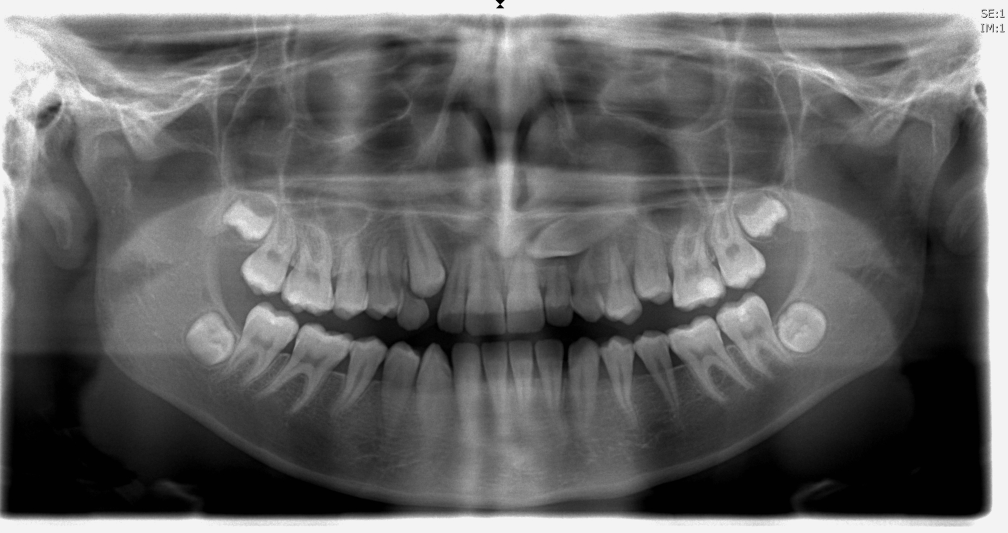
#> input picture _Data/Radiographs/01.tif, 3023 x 1597 px (shown at 1/3 size); its folder holds only this picture in this run
$ python Initial_pose_estimator.py
#> lines starting #> are read from the running program, lines starting #| are printed output that depends on the picture
### FileManager.py

# coding: utf-8

# In[3]:


import os
import glob
import cv2
import matplotlib.pyplot as plt
from scipy.spatial import procrustes
import numpy as np
import Image_preperation as prep

# [9 lines left out: functions pre_pocess, resolution_scale, not called in this run]

def resolution_scale_points(points, scale):
    return np.around(points*scale)

# [11 lines left out: functions resolution_downscale_img, load_radiograph, not called in this run]

def load_tooth(i):
    init = np.load("initial_position.npy")
    return init[0,i,:,:]/0.3

# [17 lines left out: functions load_tooth_of_piece, load_img_piece, show_with_points, not called in this run]


def load_files(dir_images):

    inputList = []

    inputNames = glob.glob(dir_images)

    for inputName in inputNames:

        inputFile = cv2.imread(inputName, 0)
        inputList.append(inputFile)

    return inputList


# [25 lines left out: functions load_landmarks, load_landmarks_std, not called in this run]

def mean_landmarks(landmarks):
    return np.mean(landmarks,0)

# [58 lines left out: functions procrustes_analysis, total_procrustes_analysis, show, show_tooth_points, show_teeth_points, not called in this run]


def load_radiographs():
    dir_radiographs = "_Data\Radiographs\*.tif"
    return load_files(dir_radiographs)
#> in load_files, inputFile is the input picture: shape (1597, 3023); min 0, max 255, mean 100.6


def load_segmentations():
    dir_segmentations = "_Data\Segmentations\*.png"
    return load_files(dir_segmentations)


# In[5]:


# [17 lines that do not run on import are left out]

### Initial_pose_estimator.py

# coding: utf-8

# In[10]:


import cv2
from scipy import interpolate
import matplotlib.pyplot as plt
import FileManager
import Image_preperation as prep
import numpy as np

def intensity_prob(I, max_I, c=1):
    return c*(1-I/max_I)

def position_prob(Y, Yest, Sigma):
    t = (Y - Yest)**2 / (Sigma**2)
    return ( 1 / (np.sqrt(2*np.pi)*Sigma) ) * np.exp(-t)


def gap_valley_img(img, Yest, Sigma, show=True):

    img_copy = np.copy(img)
    h_proj = h_project(img)
    maxI = max(h_proj)
    pIY = np.empty_like(h_proj, dtype= np.float32)

    for Y, I in enumerate(h_proj):
        pI = intensity_prob(I,maxI)
        pY = position_prob(Y, Yest, Sigma)
        pIY[Y] = pI * pY

    gap = np.argmax(pIY)
    if(show):
        cv2.line(img_copy,(0,gap),(img.shape[1],gap),(255,0,0),10)
    #plt.imshow(img_copy)
    #plt.show()

    return np.argmax(pIY), img_copy

def h_project(img):

    h_proj = np.sum(img, axis=1)
    y = np.arange(img.shape[0])
    #plt.plot(h_proj, y)
    #plt.show()
    return h_proj

def img_splits(img, times):

    size, rem = np.divmod(img.shape[1] , times)
    splits = np.arange(0,img.shape[1], size)
    if rem > 0 :
        times += 1

    length = len(splits)
    for i, split in enumerate(splits):
        if i == length - 1:
            yield img[:,split:img.shape[1]-1]
        else:
            yield img[:,split:splits[i+1]]


def gap_splits(img, times, Yest, Sigma):
    splits = img_splits(img, times)
    gaps = np.empty(times+1)
    gap_size = np.empty(times+1)
    new_img = np.empty((img.shape[0],0))
    for i, split in enumerate(splits):
        if(i<4 or times-i < 5)  :
            gaps[i], split_img = gap_valley_img(split, Yest, Sigma, False)
        else:
            gaps[i], split_img = gap_valley_img(split, Yest, Sigma)
        if i == 0:
            gap_size[i] = split_img.shape[0] / 2
        else:
            gap_size[i] = gap_size[i-1] + split_img.shape[0] #laatste gaat niet kloppe
        new_img = np.append(new_img, split_img, axis=1)

    #plt.imshow(new_img)
    #plt.show(new_img)

    return gaps, gap_size, new_img


def interpolate(img, gaps, gap_size):
    f2 = interp1d(gap_size, gaps, kind='cubic')
    plt.plot(gap_size, gaps, '-', gap_size, f2(gap_size), '--')
    #plt.axis((0, img.shape[1], 0, img.shape[0]))
    plt.show()


def interpolate2(img, gaps, gap_size):
    #tck = interpolate.splrep(gap_size, gaps, s=0)
    ynew = interpolate.splev(gap_size, gaps, der=0)
    plt.plot(gap_size, gaps, 'x', gap_size, ynew, '--')
    #plt.axis((0, img.shape[1], 0, img.shape[0]))
    plt.show()


def gap_detection(img):

    h_proj = np.sum(img[:,1250:1750], axis=1)
    y = np.arange(img.shape[0])
    return h_proj, y
#     plt.plot(h_proj, y)
#     plt.show()


def split(img, times):

    size, rem = np.divmod(img.shape[1] , times)
    splits = np.arange(0,img.shape[1], size)
    if rem > 0 :
        times += 1
    img_splitted = np.array((times, img.shape[0], size))
    length = len(splits)
    for i, split in enumerate(splits):
        if i == length - 1:
            img_splitted[i] = img[:,split:img.shape[1]-1
                                 ]
        img_splitted[i] = img[:,split:splits[i+1]]

    return img_splitted


def active_contour_match(img, init):
    snake = active_contour(gaussian(img, 3), init, alpha=0.015, beta=10, gamma=0.001)
    return snake


# In[11]:


if __name__ == "__main__":
    #main

    radiographs = FileManager.load_radiographs()
#> radiographs = 1 item
    radiograph = radiographs[0]
#     plt.imshow(radiograph)
#     plt.show()

    h_proj, y = gap_detection(radiograph)
#> in gap_detection, `h_proj = np.sum(img[:,1250:1750], axis=1)`: h_proj = 1597 values, max 121789 at index 26, min 8395 at index 1010, mean 53429.2
#> y = 1597 values from 0 to 1596

    img = radiograph
    gaps,gap_size, new_img = gap_splits(img, 20, 900, 400)
#> the loop in gap_splits, `for i, split in enumerate(splits):` made 21 passes
#> pass 1, in gap_valley_img, `img_copy = np.copy(img)`:
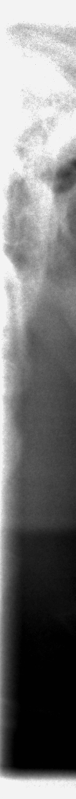
#> img_copy: shape (1597, 151) (shown at 1/2 size); min 0, max 250, mean 119.9
#> pass 2, in gap_valley_img (call 2), `img_copy = np.copy(img)`:
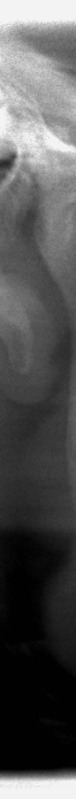
#> img_copy: shape (1597, 151) (shown at 1/2 size); min 0, max 249, mean 82.6
#> pass 2, in gap_splits, `new_img = np.append(new_img, split_img, axis=1)`:
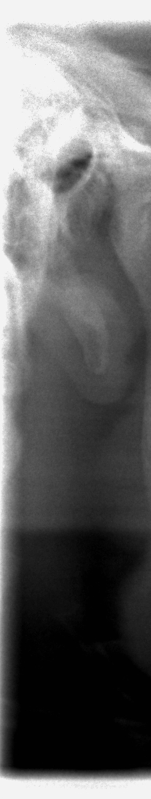
#> new_img: shape (1597, 302) float64 (shown at 1/2 size); min 0, max 250, mean 101.2
# [19 lines of commented-out code are left out]
    fig, ax = plt.subplots(figsize=(5, 7))
    plt.plot(h_proj, y)
    plt.xlim(100000, 0)
    plt.ylim(1596, 0)
    plt.show()
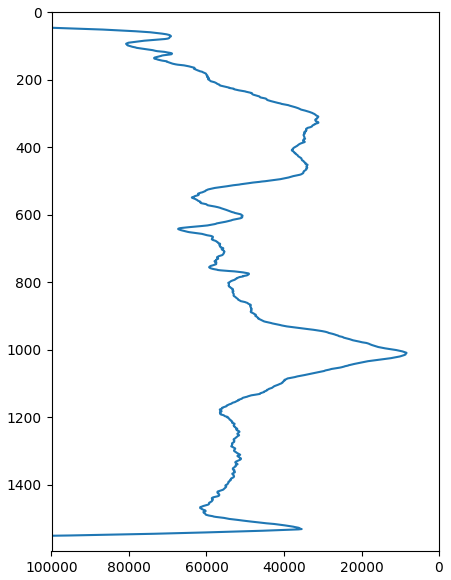
#> figure drawn by matplotlib, 1 panel
#     plt.subplot(1, 2, 2)
    fig, ax = plt.subplots(figsize=(11, 5))
    plt.imshow(new_img)
#     plt.tight_layout()

    plt.show()


# In[19]:


# radiograph.shape

$ run again, on _Data/Radiographs/05.tif
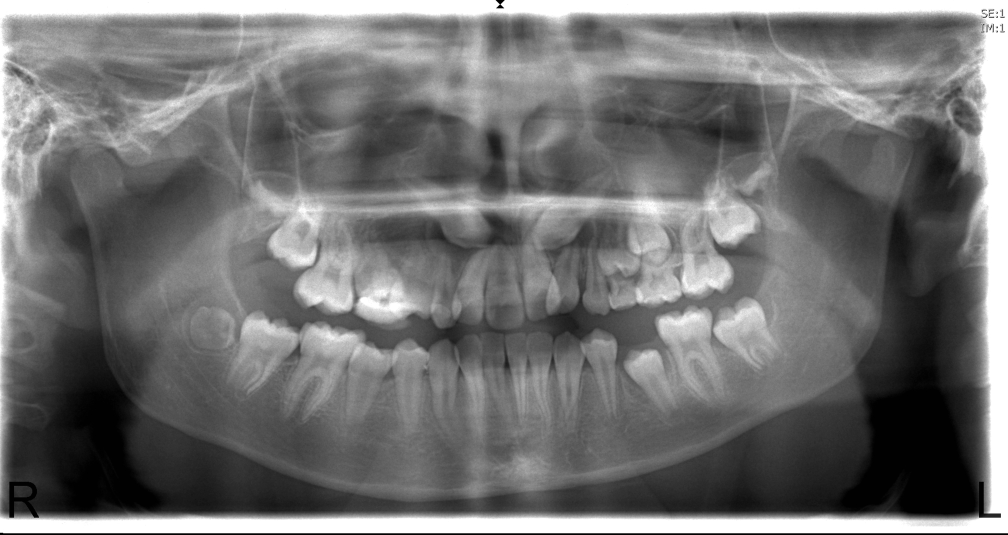
#> input picture _Data/Radiographs/05.tif, 3023 x 1603 px (shown at 1/3 size)
#> in load_files, inputFile is the input picture: shape (1603, 3023); min 0, max 255, mean 114.7
#> radiographs = 1 item
#> in gap_detection, `h_proj = np.sum(img[:,1250:1750], axis=1)`: h_proj = 1603 values, max 127500 at index 1562, min 0 at index 1601, mean 60024
#> `h_proj, y = gap_detection(radiograph)`: y = 1603 values from 0 to 1602
#> the loop in gap_splits, `for i, split in enumerate(splits):` made 21 passes
#> pass 1, in gap_valley_img, `img_copy = np.copy(img)`:
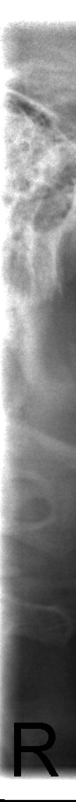
#> img_copy: shape (1603, 151) (shown at 1/2 size); min 0, max 255, mean 135.1
#> `plt.show()`:
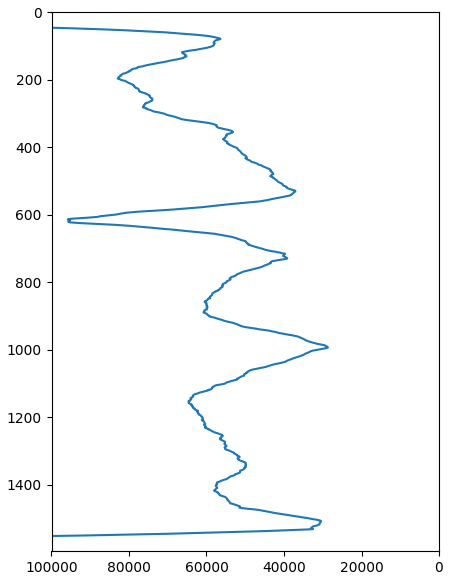
#> figure drawn by matplotlib, 1 panel

$ run again, on _Data/Radiographs/06.tif
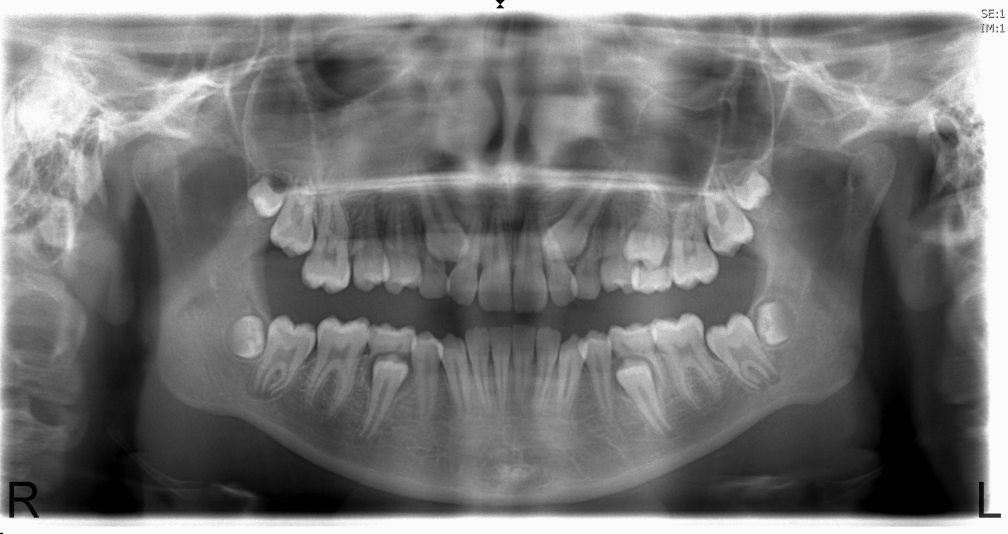
#> input picture _Data/Radiographs/06.tif, 3023 x 1600 px (shown at 1/3 size)
#> in load_files, inputFile is the input picture: shape (1600, 3023); min 0, max 255, mean 118.1
#> radiographs = 1 item
#> in gap_detection, `h_proj = np.sum(img[:,1250:1750], axis=1)`: h_proj = 1600 values, max 125567 at index 26, min 27229 at index 944, mean 59492.2
#> `h_proj, y = gap_detection(radiograph)`: y = 1600 values from 0 to 1599
#> the loop in gap_splits, `for i, split in enumerate(splits):` made 21 passes
#> pass 1, in gap_valley_img, `img_copy = np.copy(img)`:
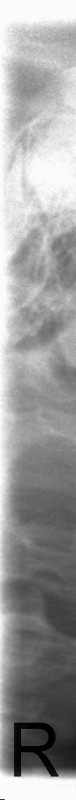
#> img_copy: shape (1600, 151) (shown at 1/2 size); min 0, max 255, mean 155.9
#> `plt.show()`:
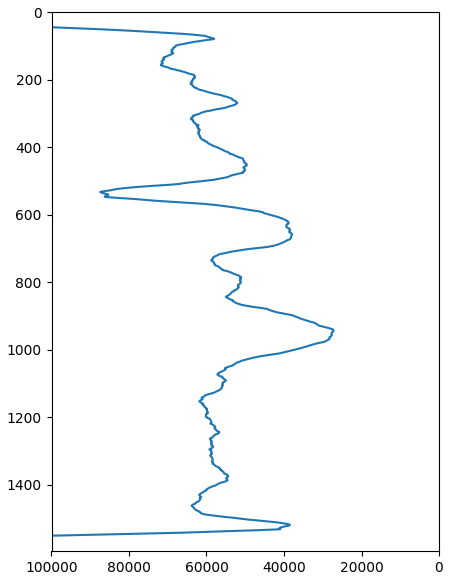
#> figure drawn by matplotlib, 1 panel

$ run again, on _Data/Radiographs/07.tif
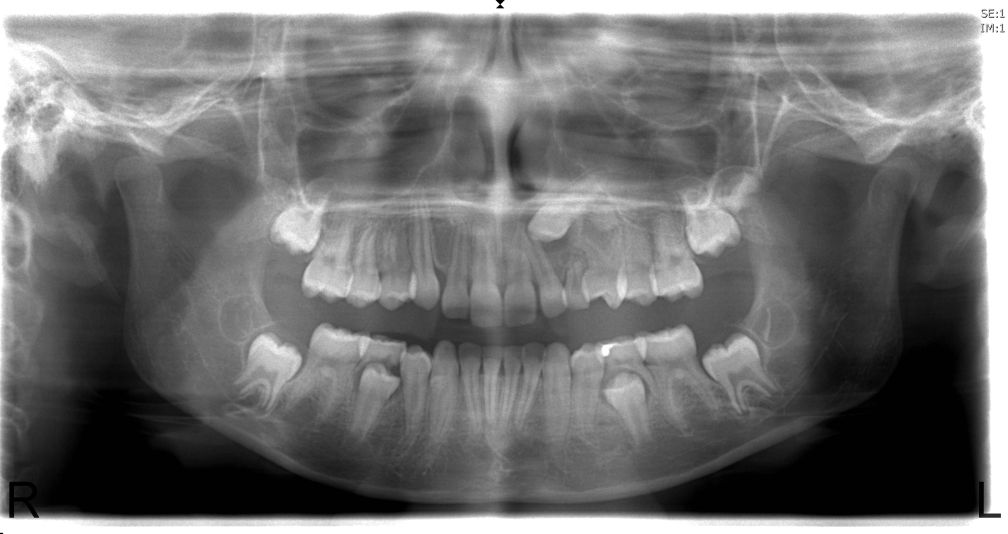
#> input picture _Data/Radiographs/07.tif, 3023 x 1600 px (shown at 1/3 size)
#> in load_files, inputFile is the input picture: shape (1600, 3023); min 0, max 255, mean 112.8
#> radiographs = 1 item
#> in gap_detection, `h_proj = np.sum(img[:,1250:1750], axis=1)`: h_proj = 1600 values, max 127500 at index 1563, min 27784 at index 1513, mean 63262.1
#> `h_proj, y = gap_detection(radiograph)`: y = 1600 values from 0 to 1599
#> the loop in gap_splits, `for i, split in enumerate(splits):` made 21 passes
#> pass 1, in gap_valley_img, `img_copy = np.copy(img)`:
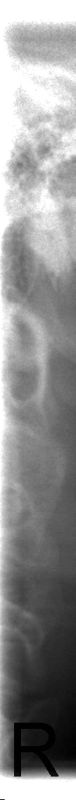
#> img_copy: shape (1600, 151) (shown at 1/2 size); min 0, max 255, mean 144.1
#> `plt.show()`:
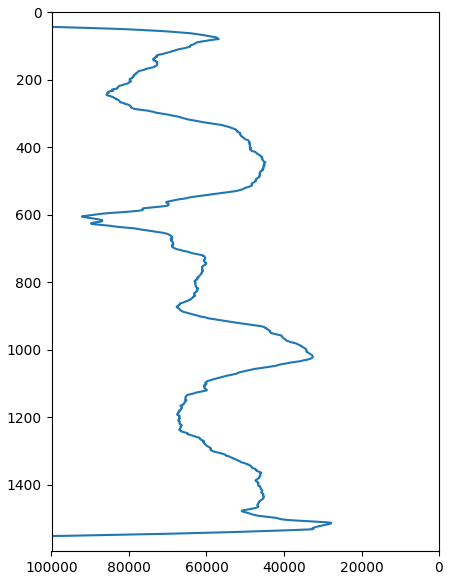
#> figure drawn by matplotlib, 1 panel

$ run again, on _Data/Radiographs/02.tif
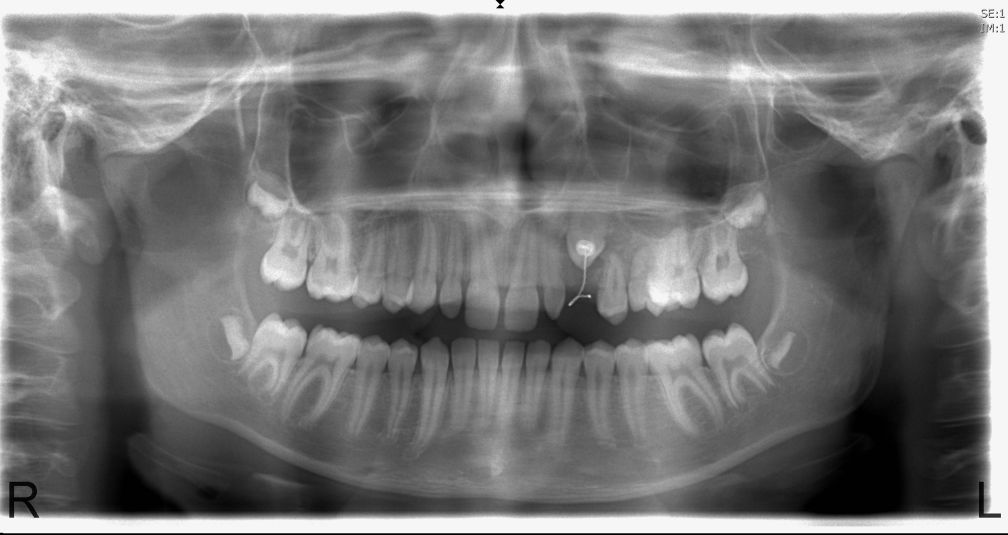
#> input picture _Data/Radiographs/02.tif, 3023 x 1603 px (shown at 1/3 size)
#> in load_files, inputFile is the input picture: shape (1603, 3023); min 0, max 255, mean 119.4
#> radiographs = 1 item
#> in gap_detection, `h_proj = np.sum(img[:,1250:1750], axis=1)`: h_proj = 1603 values, max 127500 at index 1598, min 0 at index 1601, mean 60431.8
#> `h_proj, y = gap_detection(radiograph)`: y = 1603 values from 0 to 1602
#> the loop in gap_splits, `for i, split in enumerate(splits):` made 21 passes
#> `plt.show()`:
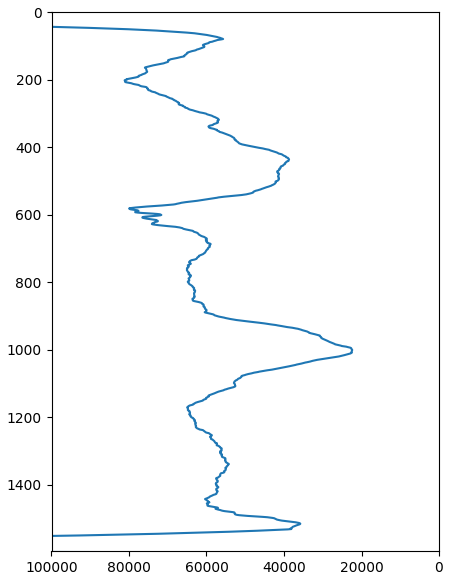
#> figure drawn by matplotlib, 1 panel
